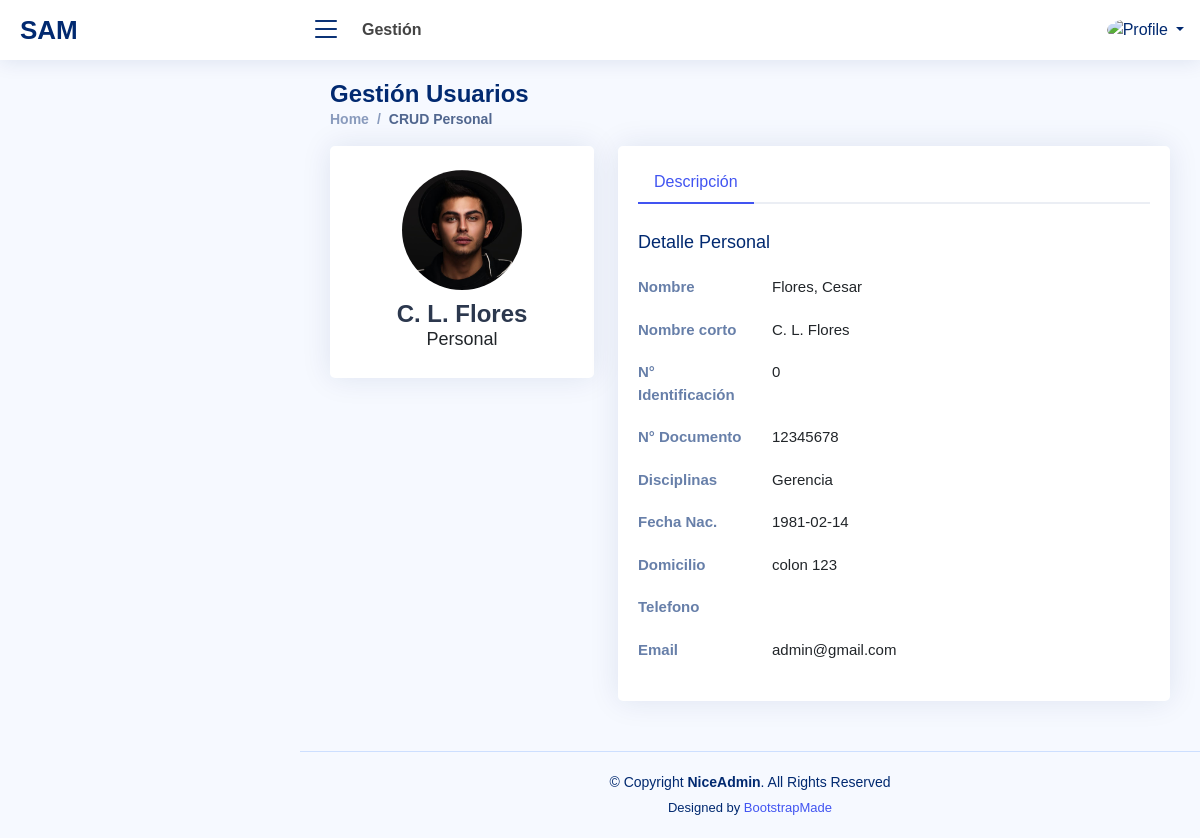
The page /crudpersonal.php?idpersona=1&accion=M (signed in) on the database its author committed.
### tables this page shows
CREATE TABLE `personasvsdisciplinas` (
  `idpersonavsdisciplina` int(11) NOT NULL AUTO_INCREMENT,
  `idpersona` int(11) DEFAULT NULL,
  `iddisciplina` int(11) DEFAULT NULL,
  `accion` varchar(1) DEFAULT NULL,
  `idempleadoaccion` int(11) DEFAULT NULL,
  `fechaaccion` datetime DEFAULT NULL,
  PRIMARY KEY (`idpersonavsdisciplina`)
);

CREATE TABLE `personas` (
  `idpersona` int(11) NOT NULL AUTO_INCREMENT,
  `apellido` varchar(30) DEFAULT NULL,
  `nombre` varchar(30) DEFAULT NULL,
  `nombrecortousu` varchar(15) DEFAULT NULL,
  `dni` varchar(20) DEFAULT NULL,
  `nrosocio` varchar(20) DEFAULT NULL,
  `domicilio` varchar(60) DEFAULT NULL,
  `fnacimiento` date DEFAULT NULL,
  `idtipopersona` int(11) DEFAULT NULL,
  `emailusuario` varchar(30) DEFAULT NULL,
  `pass` varchar(30) DEFAULT NULL,
  `urlfoto` varchar(100) DEFAULT 'user.png',
  `tel` varchar(20) DEFAULT NULL,
  `idoficina` int(11) DEFAULT NULL,
  `aptoingreso` varchar(1) DEFAULT 'N',
  `finiapto` date DEFAULT NULL,
  `ffinapto` date DEFAULT NULL,
  `accion` varchar(1) DEFAULT NULL,
  `idempleadoaccion` int(11) DEFAULT NULL,
  `fechaaccion` datetime DEFAULT NULL,
  PRIMARY KEY (`idpersona`)
);

CREATE TABLE `disciplinas` (
  `iddisciplina` int(11) NOT NULL AUTO_INCREMENT,
  `disciplina` varchar(30) DEFAULT NULL,
  `observacion` varchar(100) DEFAULT NULL,
  `accion` varchar(1) DEFAULT NULL,
  `idempleadoaccion` int(11) DEFAULT NULL,
  `fechaaccion` datetime DEFAULT NULL,
  PRIMARY KEY (`iddisciplina`)
);

### crudpersonal.php (the view, shortened to what this page needs)
<?php
  if (isset($_SESSION['id']))
  {
    $foto=$_SESSION['foto'];
    $nombrecorto=$_SESSION['nombrecorto'];
    $txtfoto="";
    $txtapellido="";
    $txtnombre="";
    $txtnombcorto="";
    $txtnumsocio="";
    $txtdni="";
    $txtfnac="";
    $txtdire="";
    $txttel="";
    $txtemail="";
    $lsact="";
    if (isset($_GET['idpersona']))
    {
       $idsocio=$_GET["idpersona"];
       $accion=$_GET["accion"];
      if ($accion=="OKELI")
      {
          $sql = "SELECT a.`urlfoto`,a.`nombrecortousu`,a.`apellido`,a.`nombre`,a.`nrosocio`,a.`dni`,a.`fnacimiento`,a.`domicilio`,a.`tel`,a.`emailusuario`,a.`pass`,b.`iddisciplina`,c.`disciplina`,a.aptoingreso,a.finiapto,a.ffinapto
                  FROM personas a INNER JOIN personasvsdisciplinas b ON (a.`idpersona`=b.`idpersona` AND b.accion='B')
                                  INNER JOIN disciplinas c ON (b.`iddisciplina`=c.`iddisciplina` AND c.`accion`!='B')
                  WHERE a.idpersona=". $idsocio ." AND a.`accion`='B';";
          $accion="OK";
      }
      else
      {
          $sql = "SELECT a.`urlfoto`,a.`nombrecortousu`,a.`apellido`,a.`nombre`,a.`nrosocio`,a.`dni`,a.`fnacimiento`,a.`domicilio`,a.`tel`,a.`emailusuario`,a.`pass`,b.`iddisciplina`,c.`disciplina`,a.aptoingreso,a.finiapto,a.ffinapto
                  FROM personas a INNER JOIN personasvsdisciplinas b ON (a.`idpersona`=b.`idpersona` AND b.accion!='B')
                                  INNER JOIN disciplinas c ON (b.`iddisciplina`=c.`iddisciplina` AND c.`accion`!='B')
                  WHERE a.idpersona=". $idsocio ." AND a.`accion`!='B';";
      }
      $con=conectar();
      $result = $con->query($sql);
      if (!$result)
      {
        die('Invalid query: ' . $mysqli->error);
      }
      else
      {
        while($row = mysqli_fetch_array($result))
        {
          $txtfoto=$row['urlfoto'];
          $txtnombcorto=$row["nombrecortousu"];
          $txtapellido=$row["apellido"];
          $txtnombre=$row["nombre"];
          $txtnumsocio=$row["nrosocio"];
          $txtdni=$row["dni"];
          $txtfnac=$row["fnacimiento"];
          $txtdire=$row["domicilio"];
          $txttel=$row["tel"];
          $txtemail=$row["emailusuario"];
          if (strlen($lsact)<=0) $lsact=$row["disciplina"];
          else $lsact=$lsact ." / ". $row["disciplina"];
        }
      }
    }
  }
  else
  {
    header('Location: index.php');
    exit;
  }
?>
<!DOCTYPE html>
<html lang="en">
<head>
  <link href="assets/font/Open_Sans.css" rel="stylesheet">
  <link href="assets/vendor/bootstrap/css/bootstrap.min.css" rel="stylesheet">
  <link href="assets/vendor/bootstrap-icons/bootstrap-icons.css" rel="stylesheet">
  <link href="assets/vendor/boxicons/css/boxicons.min.css" rel="stylesheet">
  <link href="assets/vendor/quill/quill.snow.css" rel="stylesheet">
  <link href="assets/vendor/quill/quill.bubble.css" rel="stylesheet">
  <link href="assets/vendor/remixicon/remixicon.css" rel="stylesheet">
  <link href="assets/vendor/simple-datatables/style.css" rel="stylesheet">
  <link href="assets/css/style.css" rel="stylesheet">
</head>
<body>
  <header id="header" class="header fixed-top d-flex align-items-center">
    <div class="d-flex align-items-center justify-content-between">
      <a href="index.html" class="logo d-flex align-items-center">
        <span class="d-none d-lg-block">SAM</span>
      </a>
      <i class="bi bi-list toggle-sidebar-btn"></i>
    </div>
    <div class="search-bar">
      <strong>Gestión</strong>
    </div>
    <nav class="header-nav ms-auto">
      <ul class="d-flex align-items-center">
        <li class="nav-item dropdown pe-3">
          <a class="nav-link nav-profile d-flex align-items-center pe-0" href="#" data-bs-toggle="dropdown">
          <img src="assets/img/<?php echo $foto; ?>" alt="Profile" class="rounded-circle">
          <span class="d-none d-md-block dropdown-toggle ps-2"><?php echo $nombrecorto; ?></span>
          </a>
        </li>
      </ul>
    </nav>
  </header>
  <main id="main" class="main">
    <div class="pagetitle">
      <h1>Gestión Usuarios</h1>
      <nav>
        <ol class="breadcrumb">
          <li class="breadcrumb-item"><a href="home.php">Home</a></li>
          <li class="breadcrumb-item active">CRUD Personal</li>
        </ol>
      </nav>
    </div>
    <section class="section profile">
      <div class="row">
        <div class="col-xl-4">
          <div class="card">
            <div class="card-body profile-card pt-4 d-flex flex-column align-items-center">
              <span id="img1">
                <img src="assets/img/<?php echo $txtfoto; ?>" alt="Profile" class="rounded-circle">
              </span>
              <h2><?php echo $txtnombcorto; ?></h2>
              <h3>Personal</h3>
            </div>
          </div>
        </div>
        <div class="col-xl-8">
          <div class="card">
            <div class="card-body pt-3">
              <ul class="nav nav-tabs nav-tabs-bordered">
                <li class="nav-item">
                  <button class="nav-link active" data-bs-toggle="tab" data-bs-target="#profile-overview">Descripción</button>
                </li>
              </ul>
              <div class="tab-content pt-2">
                <div class="tab-pane fade show active profile-overview" id="profile-overview">
                  <h5 class="card-title">Detalle Personal</h5>
                  <div class="row">
                    <div class="col-lg-3 col-md-4 label ">Nombre</div>
                    <div class="col-lg-9 col-md-8"><?php echo $txtapellido .", ". $txtnombre; ?></div>
                  </div>
                  <div class="row">
                    <div class="col-lg-3 col-md-4 label ">Nombre corto</div>
                    <div class="col-lg-9 col-md-8"><?php echo $txtnombcorto; ?></div>
                  </div>
                  <div class="row">
                    <div class="col-lg-3 col-md-4 label">N° Identificación</div>
                    <div class="col-lg-9 col-md-8"><?php echo $txtnumsocio; ?></div>
                  </div>
                  <div class="row">
                    <div class="col-lg-3 col-md-4 label">N° Documento</div>
                    <div class="col-lg-9 col-md-8"><?php echo $txtdni; ?></div>
                  </div>
                  <div class="row">
                    <div class="col-lg-3 col-md-4 label">Disciplinas</div>
                    <div class="col-lg-9 col-md-8"><?php echo $lsact; ?></div>
                  </div>
                  <div class="row">
                    <div class="col-lg-3 col-md-4 label">Fecha Nac.</div>
                    <div class="col-lg-9 col-md-8"><?php echo $txtfnac; ?></div>
                  </div>
                  <div class="row">
                    <div class="col-lg-3 col-md-4 label">Domicilio</div>
                    <div class="col-lg-9 col-md-8"><?php echo $txtdire; ?></div>
                  </div>
                  <div class="row">
                    <div class="col-lg-3 col-md-4 label">Telefono</div>
                    <div class="col-lg-9 col-md-8"><?php echo $txttel; ?></div>
                  </div>
                  <div class="row">
                    <div class="col-lg-3 col-md-4 label">Email</div>
                    <div class="col-lg-9 col-md-8"><?php echo $txtemail; ?></div>
                  </div>
                </div>
              </div>
            </div>
          </div>
        </div>
      </div>
    </section>
  </main>
  <footer id="footer" class="footer">
    <div class="copyright">
      &copy; Copyright <strong><span>NiceAdmin</span></strong>. All Rights Reserved
    </div>
    <div class="credits">
      Designed by <a href="https://bootstrapmade.com/">BootstrapMade</a>
    </div>
  </footer>
</body>
</html>

### assets/css/style.css (style rules this page uses)
:root { scroll-behavior: smooth; }
body { font-family: "Open Sans", sans-serif; background: #f6f9ff; color: #444444; }
a { color: #4154f1; text-decoration: none; }
h1, h2, h3, h4, h5, h6 { font-family: "Nunito", sans-serif; }
#main { margin-top: 60px; padding: 20px 30px; transition: all 0.3s; }
.pagetitle { margin-bottom: 10px; }
.pagetitle h1 { font-size: 24px; margin-bottom: 0; font-weight: 600; color: #012970; }
.card { margin-bottom: 30px; border: none; border-radius: 5px; box-shadow: 0px 0 30px rgba(1, 41, 112, 0.1); }
.card-title { padding: 20px 0 15px 0; font-size: 18px; font-weight: 500; color: #012970; font-family: "Poppins", sans-serif; }
.card-body { padding: 0 20px 20px 20px; }
.breadcrumb { font-size: 14px; font-family: "Nunito", sans-serif; color: #899bbd; font-weight: 600; }
.breadcrumb a { color: #899bbd; transition: 0.3s; }
.breadcrumb .breadcrumb-item::before { color: #899bbd; }
.breadcrumb .active { color: #51678f; font-weight: 600; }
.nav-tabs-bordered { border-bottom: 2px solid #ebeef4; }
.nav-tabs-bordered .nav-link { margin-bottom: -2px; border: none; color: #2c384e; }
.nav-tabs-bordered .nav-link.active { background-color: #fff; color: #4154f1; border-bottom: 2px solid #4154f1; }
.logo { line-height: 1; }
@media (min-width: 1200px) { .logo { width: 280px; } }
.logo span { font-size: 26px; font-weight: 700; color: #012970; font-family: "Nunito", sans-serif; }
.header { transition: all 0.5s; z-index: 997; height: 60px; box-shadow: 0px 2px 20px rgba(1, 41, 112, 0.1); background-color: #fff; padding-left: 20px; }
.header .toggle-sidebar-btn { font-size: 32px; padding-left: 10px; cursor: pointer; color: #012970; }
.header .search-bar { min-width: 360px; padding: 0 20px; }
.header-nav ul { list-style: none; }
.header-nav>ul { margin: 0; padding: 0; }
.header-nav .nav-profile { color: #012970; }
.header-nav .nav-profile img { max-height: 36px; }
.header-nav .nav-profile span { font-size: 14px; font-weight: 600; }
@media (min-width: 1200px) { #main, #footer { margin-left: 300px; } }
.profile .profile-card img { max-width: 120px; }
.profile .profile-card h2 { font-size: 24px; font-weight: 700; color: #2c384e; margin: 10px 0 0 0; }
.profile .profile-card h3 { font-size: 18px; }
.profile .profile-overview .row { margin-bottom: 20px; font-size: 15px; }
.profile .profile-overview .card-title { color: #012970; }
.profile .profile-overview .label { font-weight: 600; color: rgba(1, 41, 112, 0.6); }
.footer { padding: 20px 0; font-size: 14px; transition: all 0.3s; border-top: 1px solid #cddfff; }
.footer .copyright { text-align: center; color: #012970; }
.footer .credits { padding-top: 5px; text-align: center; font-size: 13px; color: #012970; }

### rows shown on the page
personasvsdisciplinas: idpersona.urlfoto (picture), idpersona.nombrecortousu "C. L. Flores", idpersona.apellido "Flores", idpersona.nombre "Cesar", idpersona.nrosocio "0", idpersona.dni "12345678", iddisciplina.disciplina "Gerencia", idpersona.fnacimiento "1981-02-14", idpersona.domicilio "colon 123", idpersona.emailusuario "admin@gmail.com"
